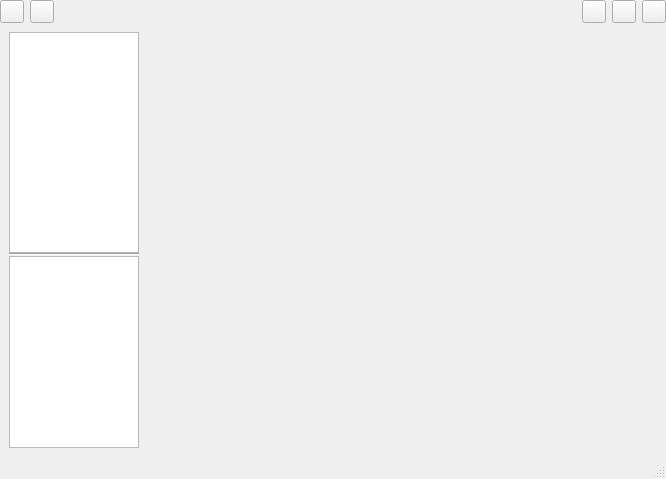
<?xml version="1.0" encoding="UTF-8"?>
<ui version="4.0">
 <class>MainWindow</class>
 <widget class="QMainWindow" name="MainWindow">
  <property name="geometry">
   <rect>
    <x>0</x>
    <y>0</y>
    <width>666</width>
    <height>479</height>
   </rect>
  </property>
  <property name="windowTitle">
   <string>MainWindow</string>
  </property>
  <widget class="QWidget" name="centralwidget">
   <layout class="QVBoxLayout" name="verticalLayout_4">
    <property name="spacing">
     <number>0</number>
    </property>
    <property name="leftMargin">
     <number>0</number>
    </property>
    <property name="topMargin">
     <number>0</number>
    </property>
    <property name="rightMargin">
     <number>0</number>
    </property>
    <property name="bottomMargin">
     <number>0</number>
    </property>
    <item>
     <widget class="QWidget" name="menu_top" native="true">
      <property name="sizePolicy">
       <sizepolicy hsizetype="Preferred" vsizetype="Fixed">
        <horstretch>0</horstretch>
        <verstretch>0</verstretch>
       </sizepolicy>
      </property>
      <layout class="QHBoxLayout" name="horizontalLayout_3">
       <property name="spacing">
        <number>0</number>
       </property>
       <property name="leftMargin">
        <number>0</number>
       </property>
       <property name="topMargin">
        <number>0</number>
       </property>
       <property name="rightMargin">
        <number>0</number>
       </property>
       <property name="bottomMargin">
        <number>0</number>
       </property>
       <item>
        <widget class="QWidget" name="menu_top_left" native="true">
         <layout class="QHBoxLayout" name="horizontalLayout_2">
          <property name="leftMargin">
           <number>0</number>
          </property>
          <property name="topMargin">
           <number>0</number>
          </property>
          <property name="rightMargin">
           <number>0</number>
          </property>
          <property name="bottomMargin">
           <number>0</number>
          </property>
          <item>
           <widget class="QToolButton" name="btn_open">
            <property name="text">
             <string/>
            </property>
            <property name="icon">
             <iconset resource="../vtk-pipeline.qrc">
              <normaloff>:/style/icon/open.svg</normaloff>:/style/icon/open.svg</iconset>
            </property>
           </widget>
          </item>
          <item>
           <widget class="QToolButton" name="btn_save">
            <property name="text">
             <string/>
            </property>
            <property name="icon">
             <iconset resource="../vtk-pipeline.qrc">
              <normaloff>:/style/icon/save.svg</normaloff>:/style/icon/save.svg</iconset>
            </property>
           </widget>
          </item>
         </layout>
        </widget>
       </item>
       <item>
        <spacer name="horizontalSpacer">
         <property name="orientation">
          <enum>Qt::Horizontal</enum>
         </property>
         <property name="sizeHint" stdset="0">
          <size>
           <width>40</width>
           <height>20</height>
          </size>
         </property>
        </spacer>
       </item>
       <item>
        <widget class="QWidget" name="menu_top_right" native="true">
         <layout class="QHBoxLayout" name="horizontalLayout">
          <property name="leftMargin">
           <number>0</number>
          </property>
          <property name="topMargin">
           <number>0</number>
          </property>
          <property name="rightMargin">
           <number>0</number>
          </property>
          <property name="bottomMargin">
           <number>0</number>
          </property>
          <item>
           <widget class="QToolButton" name="btn_min">
            <property name="text">
             <string/>
            </property>
            <property name="icon">
             <iconset resource="../vtk-pipeline.qrc">
              <normaloff>:/style/icon/show_min_size.svg</normaloff>:/style/icon/show_min_size.svg</iconset>
            </property>
           </widget>
          </item>
          <item>
           <widget class="QToolButton" name="btn_max">
            <property name="text">
             <string/>
            </property>
            <property name="icon">
             <iconset resource="../vtk-pipeline.qrc">
              <normaloff>:/style/icon/show_max_size.svg</normaloff>:/style/icon/show_max_size.svg</iconset>
            </property>
           </widget>
          </item>
          <item>
           <widget class="QToolButton" name="btn_close">
            <property name="text">
             <string/>
            </property>
            <property name="icon">
             <iconset resource="../vtk-pipeline.qrc">
              <normaloff>:/style/icon/close.svg</normaloff>:/style/icon/close.svg</iconset>
            </property>
           </widget>
          </item>
         </layout>
        </widget>
       </item>
      </layout>
     </widget>
    </item>
    <item>
     <widget class="QWidget" name="widget_content" native="true">
      <layout class="QHBoxLayout" name="horizontalLayout_6" stretch="1,4">
       <property name="spacing">
        <number>0</number>
       </property>
       <item>
        <widget class="QWidget" name="widget_left" native="true">
         <layout class="QVBoxLayout" name="lay_left">
          <property name="spacing">
           <number>0</number>
          </property>
          <property name="leftMargin">
           <number>0</number>
          </property>
          <property name="topMargin">
           <number>0</number>
          </property>
          <property name="rightMargin">
           <number>0</number>
          </property>
          <property name="bottomMargin">
           <number>0</number>
          </property>
          <item>
           <widget class="VtkShapesView" name="vtk_shapes_view"/>
          </item>
          <item>
           <widget class="Line" name="line">
            <property name="orientation">
             <enum>Qt::Horizontal</enum>
            </property>
           </widget>
          </item>
          <item>
           <widget class="BottomLeftMenuView" name="bottom_left_view">
            <property name="sizePolicy">
             <sizepolicy hsizetype="Expanding" vsizetype="Fixed">
              <horstretch>0</horstretch>
              <verstretch>0</verstretch>
             </sizepolicy>
            </property>
           </widget>
          </item>
         </layout>
        </widget>
       </item>
       <item>
        <widget class="QWidget" name="widget_right" native="true">
         <layout class="QVBoxLayout" name="lay_right">
          <property name="spacing">
           <number>0</number>
          </property>
          <property name="leftMargin">
           <number>0</number>
          </property>
          <property name="topMargin">
           <number>0</number>
          </property>
          <property name="rightMargin">
           <number>0</number>
          </property>
          <property name="bottomMargin">
           <number>0</number>
          </property>
         </layout>
        </widget>
       </item>
      </layout>
     </widget>
    </item>
   </layout>
  </widget>
  <widget class="QMenuBar" name="menubar">
   <property name="geometry">
    <rect>
     <x>0</x>
     <y>0</y>
     <width>666</width>
     <height>21</height>
    </rect>
   </property>
  </widget>
  <widget class="QStatusBar" name="statusbar"/>
 </widget>
 <customwidgets>
  <customwidget>
   <class>BottomLeftMenuView</class>
   <extends>QListView</extends>
   <header>widgets/bottom_left_menu/bottom_left_menu_view.hpp</header>
  </customwidget>
  <customwidget>
   <class>VtkShapesView</class>
   <extends>QTreeView</extends>
   <header>widgets/vtk_shapes/vtk_shapes_view.hpp</header>
  </customwidget>
 </customwidgets>
 <resources>
  <include location="../vtk-pipeline.qrc"/>
 </resources>
 <connections/>
</ui>
